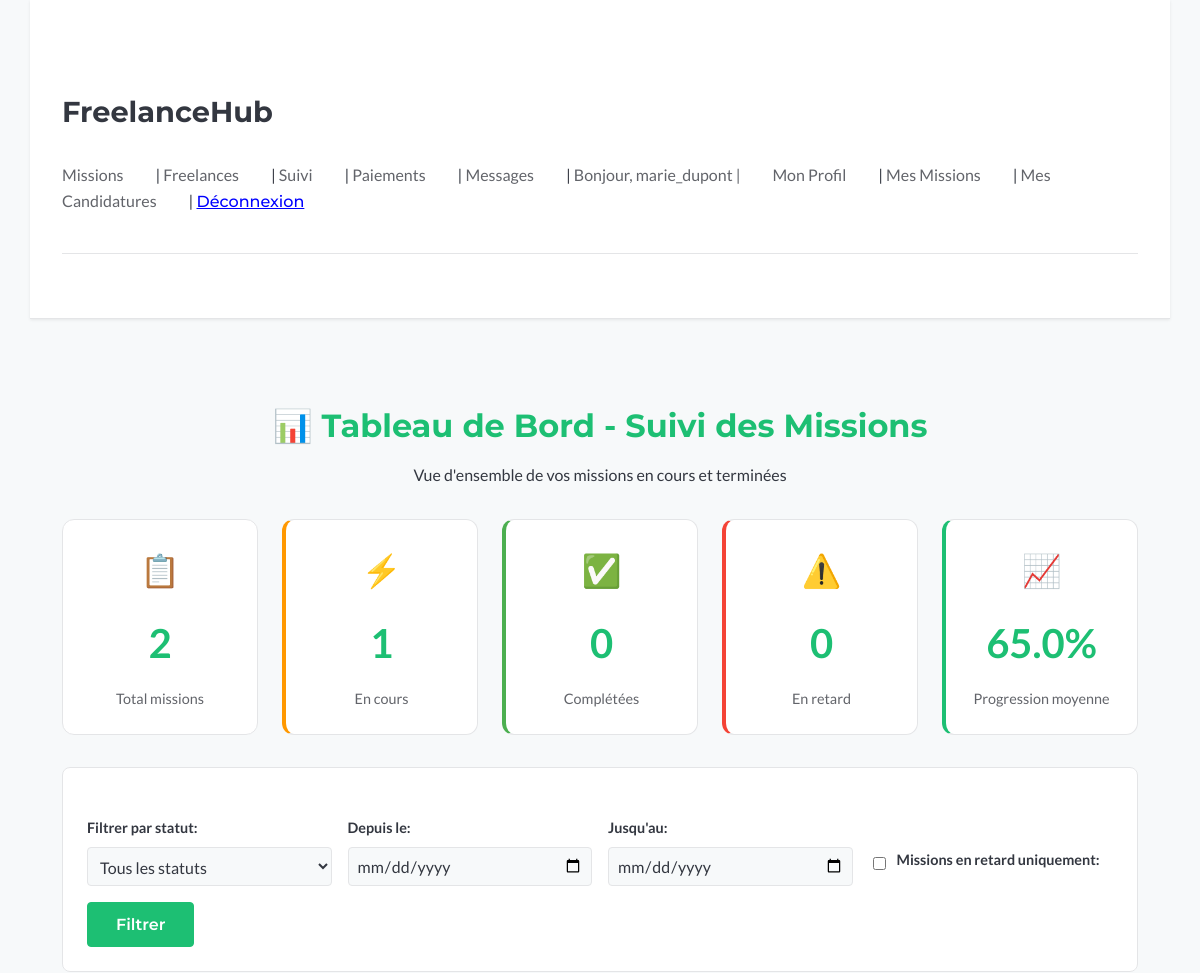
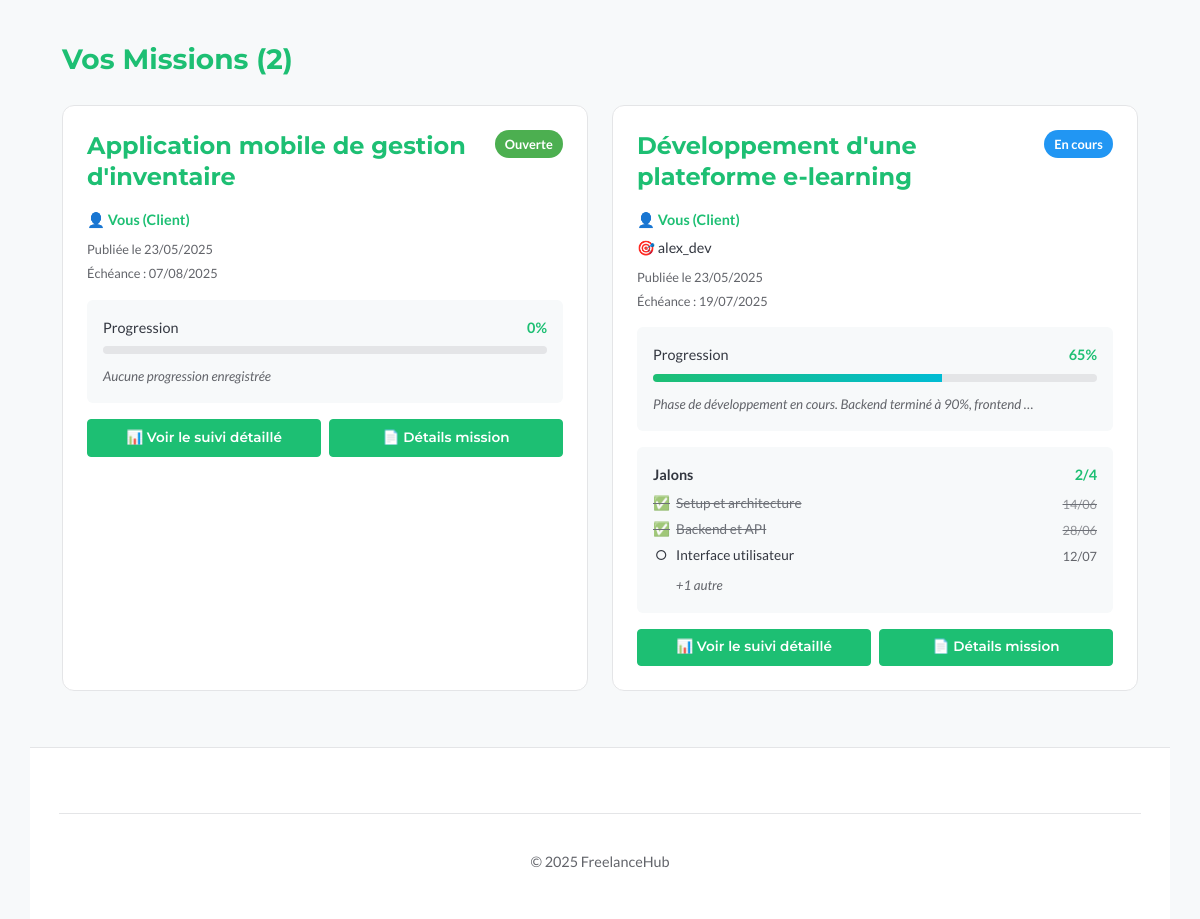
/missions/tracking/ (signed in), run on the app's committed database (2 pictures, top to bottom).
### missions/models.py (models this page shows, shortened)
class Mission(models.Model):
    client = models.ForeignKey(
        settings.AUTH_USER_MODEL,
        on_delete=models.CASCADE,  # Si le client est supprimé, ses missions aussi
        related_name="missions_publiees",
        verbose_name="Client",
    )
    titre = models.CharField(max_length=255, verbose_name="Titre de la mission")
    description = models.TextField(verbose_name="Description détaillée")
    competences_requises = models.TextField(
        blank=True, null=True, verbose_name="Compétences requises"
    )  # Ou ManyToMany vers un modèle Skill
    budget_propose = models.DecimalField(
        max_digits=10,
        decimal_places=2,
        blank=True,
        null=True,
        verbose_name="Budget proposé (€)",
    )
    duree_estimee = models.CharField(
        max_length=100, blank=True, null=True, verbose_name="Durée estimée"
    )  # Ex: "2 semaines", "1 mois"
    date_publication = models.DateTimeField(
        auto_now_add=True, verbose_name="Date de publication"
    )  # Se met automatiquement à la création
    date_limite_candidature = models.DateField(
        blank=True, null=True, verbose_name="Date limite pour postuler"
    )
    date_debut_souhaitee = models.DateField(
        blank=True, null=True, verbose_name="Date de début souhaitée"
    )
    date_fin_souhaitee = models.DateField(
        blank=True, null=True, verbose_name="Date de fin souhaitée"
    )
    statut = models.CharField(
        max_length=20,
        choices=MissionStatus.choices,
        default=MissionStatus.OPEN,
        verbose_name="Statut",
    )
    freelance_assigne = models.ForeignKey(
        settings.AUTH_USER_MODEL,
        on_delete=models.SET_NULL,  # Si le freelance est supprimé, la mission n'est plus assignée mais existe toujours
        related_name="missions_assignees",
        blank=True,  # Non obligatoire (au début, pas de freelance assigné)
        null=True,  # Peut être vide en BDD
        verbose_name="Freelance Assigné",
    )
    class Meta:
        verbose_name = "Mission"
        verbose_name_plural = "Missions"
        ordering = [
            "-date_publication"
        ]  # Ordonner par défaut les missions de la plus récente à la plus ancienne

class MissionProgress(models.Model):
    mission = models.OneToOneField(
        Mission,
        on_delete=models.CASCADE,
        related_name="progress",
        verbose_name="Mission",
    )
    pourcentage_completion = models.PositiveIntegerField(
        default=0,
        validators=[MinValueValidator(0), MaxValueValidator(100)],
        verbose_name="Pourcentage de completion (%)",
    )
    derniere_mise_a_jour = models.DateTimeField(
        auto_now=True, verbose_name="Dernière mise à jour"
    )
    mise_a_jour_par = models.ForeignKey(
        settings.AUTH_USER_MODEL,
        on_delete=models.SET_NULL,
        null=True,
        verbose_name="Mis à jour par",
    )
    description_avancement = models.TextField(
        blank=True, null=True, verbose_name="Description de l'avancement"
    )
    class Meta:
        verbose_name = "Progression de mission"
        verbose_name_plural = "Progressions de mission"

class MissionMilestone(models.Model):
    mission = models.ForeignKey(
        Mission,
        on_delete=models.CASCADE,
        related_name="milestones",
        verbose_name="Mission",
    )
    titre = models.CharField(max_length=200, verbose_name="Titre du jalon")
    description = models.TextField(blank=True, null=True, verbose_name="Description")
    date_prevue = models.DateField(verbose_name="Date prévue")
    date_completion = models.DateField(
        blank=True, null=True, verbose_name="Date de completion"
    )
    est_complete = models.BooleanField(default=False, verbose_name="Est complété")
    ordre = models.PositiveIntegerField(default=1, verbose_name="Ordre d'affichage")
    created_by = models.ForeignKey(
        settings.AUTH_USER_MODEL, on_delete=models.CASCADE, verbose_name="Créé par"
    )
    date_creation = models.DateTimeField(
        auto_now_add=True, verbose_name="Date de création"
    )
    class Meta:
        verbose_name = "Jalon de mission"
        verbose_name_plural = "Jalons de mission"
        ordering = ["ordre", "date_prevue"]
    @property
    def is_overdue(self):
        if self.est_complete:
            return False
        from django.utils import timezone
        return self.date_prevue < timezone.now().date()

### missions/views.py (the view, shortened to what this page needs)
# urls.py: path('tracking/', views.mission_tracking_dashboard, name='tracking_dashboard'),
@login_required
def mission_tracking_dashboard(request):
    user = request.user
    form = MissionTrackingFilterForm(request.GET or None)
    missions_queryset = (
        Mission.objects.filter(Q(client=user) | Q(freelance_assigne=user))
        .select_related("client", "freelance_assigne")
        .prefetch_related("progress", "milestones", "status_updates")
    )
    missions = missions_queryset.order_by("-date_publication")
    for mission in missions:
        mission.completed_count = mission.milestones.filter(est_complete=True).count()
    stats = {
        "total_missions": missions.count(),
        "missions_en_cours": missions.filter(statut="IN_PROGRESS").count(),
        "missions_completees": missions.filter(statut="COMPLETED").count(),
        "missions_en_retard": missions.filter(
            milestones__date_prevue__lt=timezone.now().date(),
            milestones__est_complete=False,
        )
        .distinct()
        .count(),
    }
    avg_progress = (
        missions.filter(progress__isnull=False).aggregate(
            avg=Avg("progress__pourcentage_completion")
        )["avg"]
        or 0
    )
    context = {
        "missions": missions,
        "filter_form": form,
        "stats": stats,
        "avg_progress": round(avg_progress, 1),
    }
    return render(request, "missions/tracking_dashboard.html", context)

### missions/templates/missions/tracking_dashboard.html (shortened to what this page needs)
{% extends "base.html" %}
{% block content %}
  <div class="dashboard-container">
    <div class="dashboard-header">
      <h2>📊 Tableau de Bord - Suivi des Missions</h2>
      <p>Vue d'ensemble de vos missions en cours et terminées</p>
    </div>
    <div class="stats-grid">
      <div class="stat-card">
        <div class="stat-icon">📋</div>
        <div class="stat-number">{{ stats.total_missions }}</div>
        <div class="stat-label">Total missions</div>
      </div>
      <div class="stat-card in-progress">
        <div class="stat-icon">⚡</div>
        <div class="stat-number">{{ stats.missions_en_cours }}</div>
        <div class="stat-label">En cours</div>
      </div>
      <div class="stat-card completed">
        <div class="stat-icon">✅</div>
        <div class="stat-number">{{ stats.missions_completees }}</div>
        <div class="stat-label">Complétées</div>
      </div>
      <div class="stat-card overdue">
        <div class="stat-icon">⚠️</div>
        <div class="stat-number">{{ stats.missions_en_retard }}</div>
        <div class="stat-label">En retard</div>
      </div>
      <div class="stat-card progress">
        <div class="stat-icon">📈</div>
        <div class="stat-number">{{ avg_progress }}%</div>
        <div class="stat-label">Progression moyenne</div>
      </div>
    </div>
    <div class="filters-section">
      <form method="get" class="filters-form">
        <div class="filter-row">
          <div class="filter-field">
            {{ filter_form.statut.label_tag }}
            {{ filter_form.statut }}
          </div>
          <div class="filter-field">
            {{ filter_form.date_debut.label_tag }}
            {{ filter_form.date_debut }}
          </div>
          <div class="filter-field">
            {{ filter_form.date_fin.label_tag }}
            {{ filter_form.date_fin }}
          </div>
          <div class="filter-field checkbox-field">
            {{ filter_form.retard_uniquement }}
            {{ filter_form.retard_uniquement.label_tag }}
          </div>
        </div>
        <div class="filter-actions">
          <button type="submit" class="button">Filtrer</button>
        </div>
      </form>
    </div>
    <div class="missions-section">
      <h3>Vos Missions ({{ missions.count }})</h3>
      {% if missions %}
        <div class="missions-grid">
          {% for mission in missions %}
            <div class="mission-card">
              <div class="mission-header">
                <h4>
                  <a href="{% url 'missions:tracking_detail' mission.pk %}">{{ mission.titre }}</a>
                </h4>
                <span class="mission-status status-{{ mission.statut|lower }}">
                  {{ mission.get_statut_display }}
                </span>
              </div>
              <div class="mission-info">
                <div class="mission-participants">
                  {% if mission.client == user %}
                    <span class="role">👤 Vous (Client)</span>
                    {% if mission.freelance_assigne %}
                      <span class="freelance">🎯 {{ mission.freelance_assigne.username }}</span>
                    {% endif %}
                  {% else %}
                    <span class="role">🎯 Vous (Freelance)</span>
                    <span class="client">👤 {{ mission.client.username }}</span>
                  {% endif %}
                </div>
                <div class="mission-dates">
                  <small>Publiée le {{ mission.date_publication|date:"d/m/Y" }}</small>
                  {% if mission.date_fin_souhaitee %}
                    <small>Échéance : {{ mission.date_fin_souhaitee|date:"d/m/Y" }}</small>
                  {% endif %}
                </div>
              </div>
              {% if mission.progress %}
                <div class="progress-section">
                  <div class="progress-label">
                    <span>Progression</span>
                    <span class="progress-percent">{{ mission.progress.pourcentage_completion }}%</span>
                  </div>
                  <div class="progress-bar">
                    <div class="progress-fill" style="width: {{ mission.progress.pourcentage_completion }}%"></div>
                  </div>
                  {% if mission.progress.description_avancement %}
                    <small class="progress-description">{{ mission.progress.description_avancement|truncatewords:10 }}</small>
                  {% endif %}
                </div>
              {% else %}
                <div class="progress-section">
                  <div class="progress-label">
                    <span>Progression</span>
                    <span class="progress-percent">0%</span>
                  </div>
                  <div class="progress-bar">
                  </div>
                  <small class="progress-description">Aucune progression enregistrée</small>
                </div>
              {% endif %}
              {% if mission.milestones.all %}
                <div class="milestones-preview">
                  <div class="milestones-header">
                    <span>Jalons</span>
                    <span class="milestones-count">
                      {{ mission.completed_count|default:0 }}/{{ mission.milestones.count }}
                    </span>
                  </div>
                  <div class="milestones-list">
                    {% for milestone in mission.milestones.all|slice:":3" %}
                      <div class="milestone-item {% if milestone.est_complete %}completed{% elif milestone.is_overdue %}overdue{% endif %}">
                        <span class="milestone-status">
                          {% if milestone.est_complete %}✅{% elif milestone.is_overdue %}⚠️{% else %}○{% endif %}
                        </span>
                        <span class="milestone-title">{{ milestone.titre }}</span>
                        <span class="milestone-date">{{ milestone.date_prevue|date:"d/m" }}</span>
                      </div>
                    {% endfor %}
                    {% if mission.milestones.count > 3 %}
                      <small class="milestones-more">+{{ mission.milestones.count|add:"-3" }} autre{{ mission.milestones.count|add:"-3"|pluralize }}</small>
                    {% endif %}
                  </div>
                </div>
              {% endif %}
              <div class="mission-actions">
                <a href="{% url 'missions:tracking_detail' mission.pk %}" class="button button-secondary">
                  📊 Voir le suivi détaillé
                </a>
                <a href="{% url 'missions:detail' mission.pk %}" class="button button-secondary">
                  📄 Détails mission
                </a>
              </div>
            </div>
          {% endfor %}
        </div>
      {% else %}
        <div class="no-missions">
          <p>{% if request.GET %}Aucune mission ne correspond aux critères sélectionnés.{% else %}Vous n'avez aucune mission pour le moment.{% endif %}</p>
          <a href="{% url 'missions:list' %}" class="button">Découvrir les missions</a>
        </div>
      {% endif %}
    </div>
  </div>
{% endblock %}

### templates/base.html (shortened to what this page needs)
{% load static %}
<!doctype html>
<html lang="fr">
<head>
    <link rel="stylesheet" href="{% static 'css/style.css' %}">
</head>
<body>
    <header>
        <h1><a href="{% url 'home' %}">FreelanceHub</a></h1>
        <nav>
            <a href="{% url 'missions:list' %}">Missions</a> |
            <a href="{% url 'users:freelance_search' %}">Freelances</a> |
            {% if user.is_authenticated %}
                <a href="{% url 'missions:tracking_dashboard' %}">Suivi</a> |
                <a href="{% url 'payments:dashboard' %}">Paiements</a> |
                <a href="{% url 'messaging:list' %}">Messages</a> |
                <span>Bonjour, {{ user.username }} | </span>
                <a href="{% url 'users:profile' %}">Mon Profil</a> |
                <a href="{% url 'missions:my_missions' %}">Mes Missions</a> |
                <a href="{% url 'missions:my_applications' %}">Mes Candidatures</a> |
                <form action="{% url 'users:logout' %}" method="post" style="display: inline;">
                    <button type="submit" style="background:none; border:none; padding:0; color: blue; text-decoration:underline; cursor:pointer;">Déconnexion</button>
                </form>
            {% else %}
                <a href="{% url 'users:login' %}">Connexion</a> |
                <a href="{% url 'users:register' %}">Inscription</a>
            {% endif %}
        </nav>
        <hr>
    </header>
    <main>
        {% block content %}{% endblock %}
    </main>
    <footer>
        <hr>
        <p>© 2025 FreelanceHub</p>
    </footer>
</body>
</html>

### data on the page
Mission: titre "Application mobile de gestion d'inventaire", statut "Ouverte", shows "👤 Vous (Client)", date_publication "23/05/2025", date_fin_souhaitee "07/08/2025", shows "Progression"
Mission: titre "Développement d'une plateforme e-learning", statut "En cours", freelance_assigne.username "alex_dev", date_publication "23/05/2025", date_fin_souhaitee "19/07/2025", progress.pourcentage_completion "65", progress.description_avancement "Phase de développement en cours. Backend terminé à 90%, frontend …", completed_count "2", milestones.count "4", milestones.count|add "1"
MissionMilestone: titre "Setup et architecture", date_prevue "14/06"
MissionMilestone: titre "Backend et API", date_prevue "28/06"
MissionMilestone: titre "Interface utilisateur", date_prevue "12/07"

### other printed values
{{ user.username }} "marie_dupont"
{{ stats.total_missions }} "2"
{{ stats.missions_en_cours }} "1"
{{ stats.missions_completees }} "0"
{{ stats.missions_en_retard }} "0"
{{ avg_progress }} "65.0"
{{ filter_form.statut.label_tag }} "Filtrer par statut:"
{{ filter_form.date_debut.label_tag }} "Depuis le:"
{{ filter_form.date_fin.label_tag }} "Jusqu'au:"
{{ filter_form.retard_uniquement.label_tag }} "Missions en retard uniquement:"
{{ missions.count }} "2"
